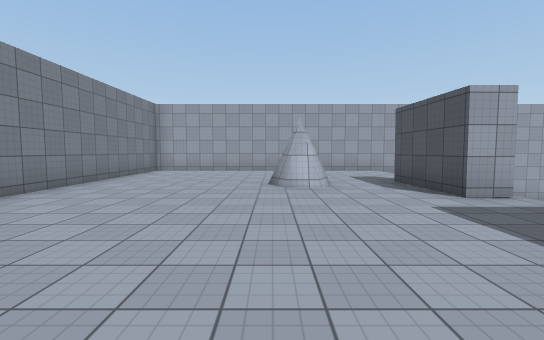
view 1 (above)

23 first-person views from a walk through a scene from a Unity 3-D project. The camera is 1.5 m above the floor, tilts 4° down and sees 90° across. The floor is counted in squares, 2 m on a side. Each view is taken from the middle of a square. On the plan, view 1 faces up. The plan holds only what a view shows up to about 10 squares ahead; the rest is blank. The player character is not drawn. Surface patterns are stand-ins for the level's own textures.

view 2
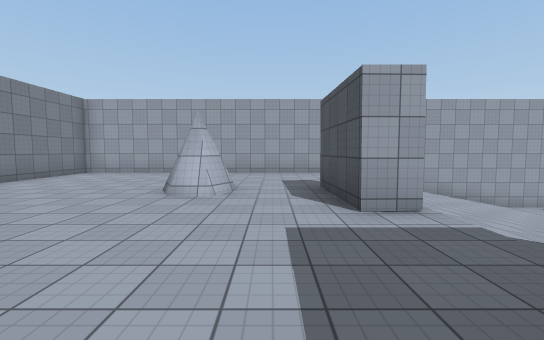

view 3
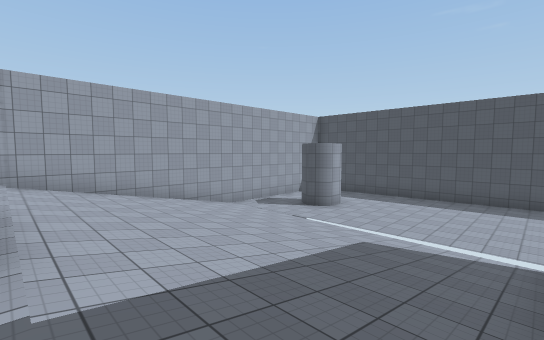

view 4
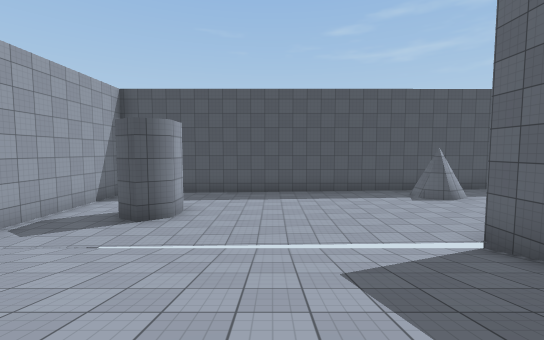

view 5
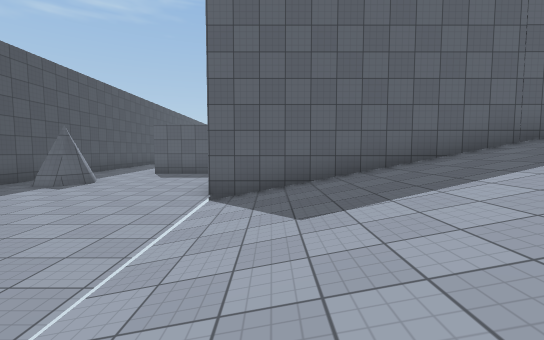

view 6
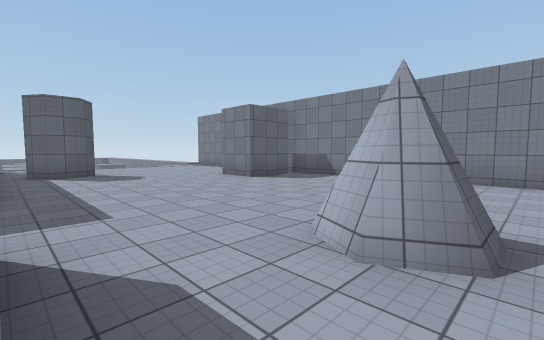

view 7
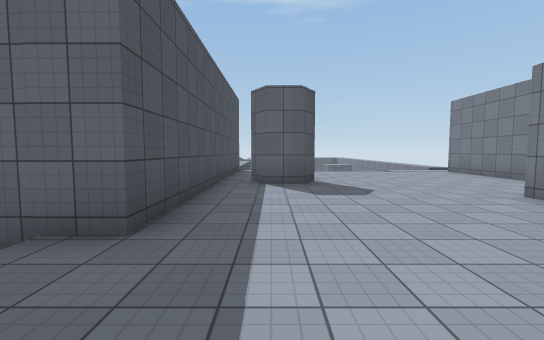

view 8
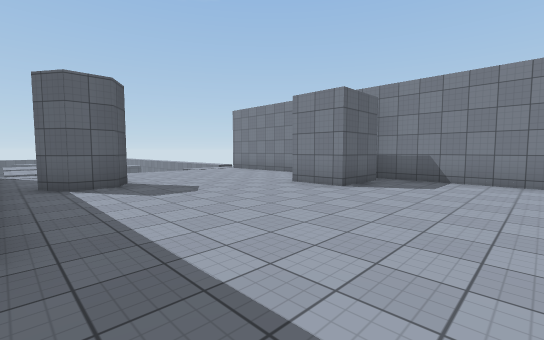

view 9
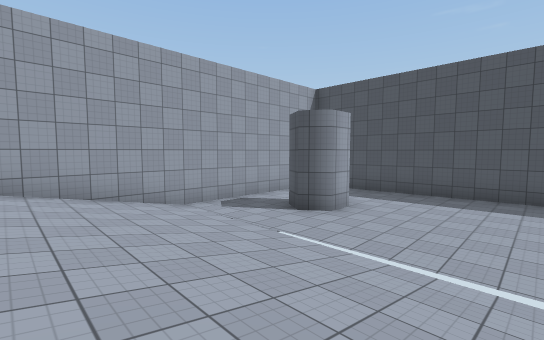

view 10
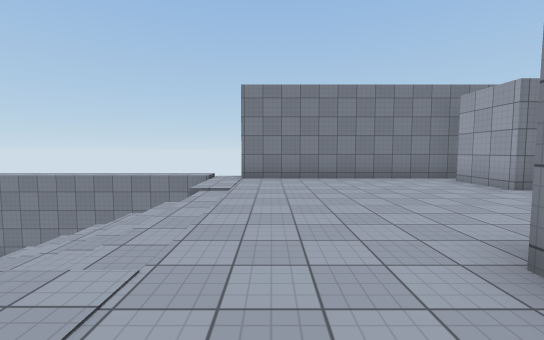

view 11
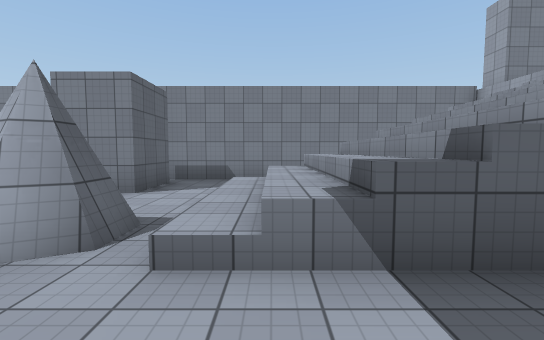

view 12
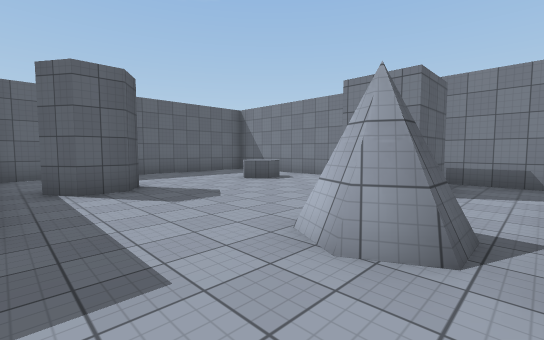

view 13
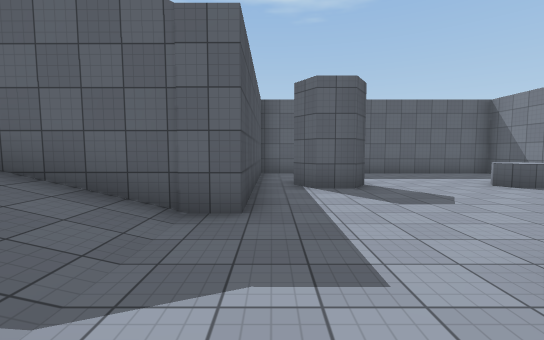

view 14
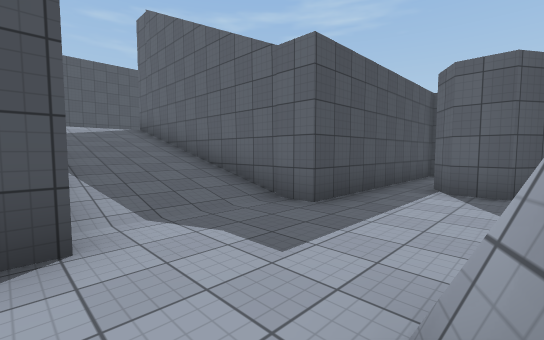

view 15
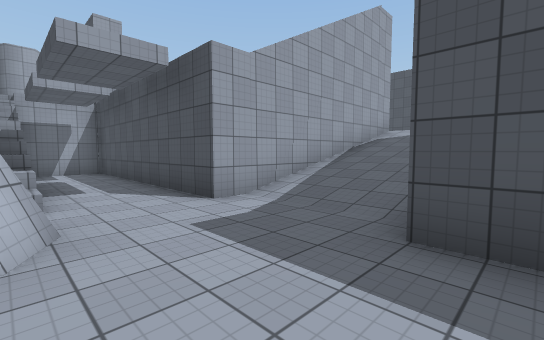

view 16
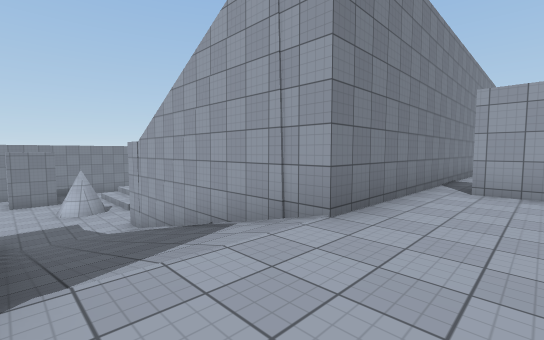

view 17
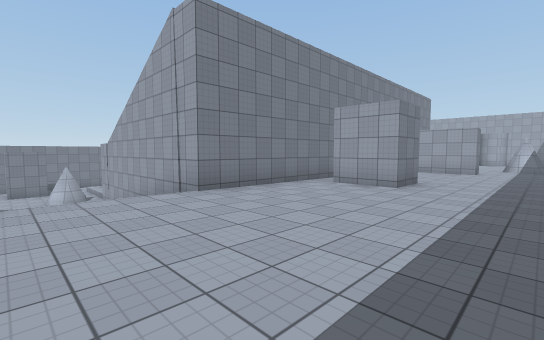

view 18
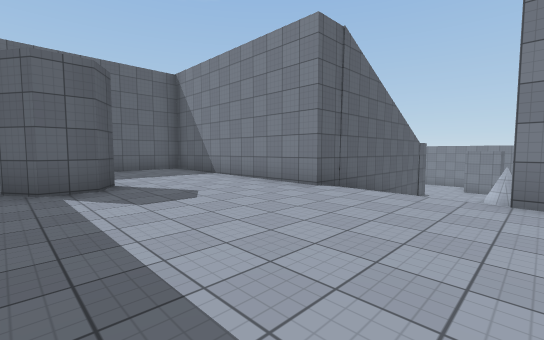

view 19
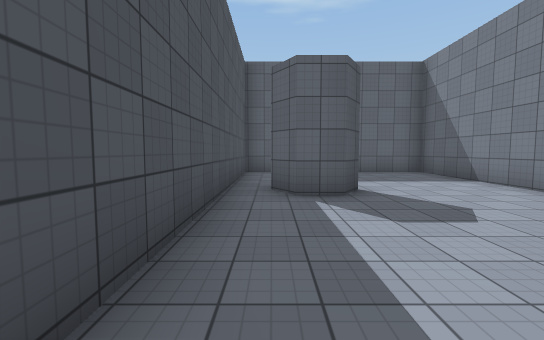

view 20
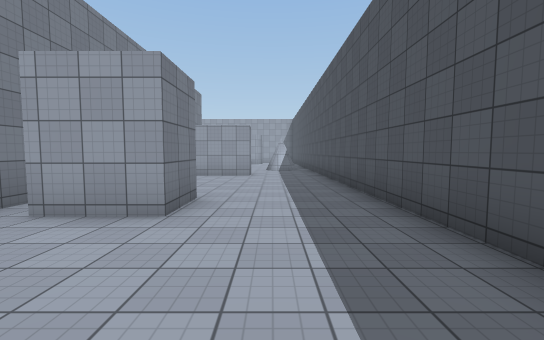

view 21
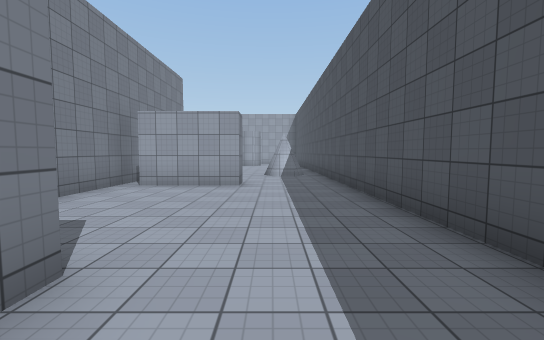

view 22
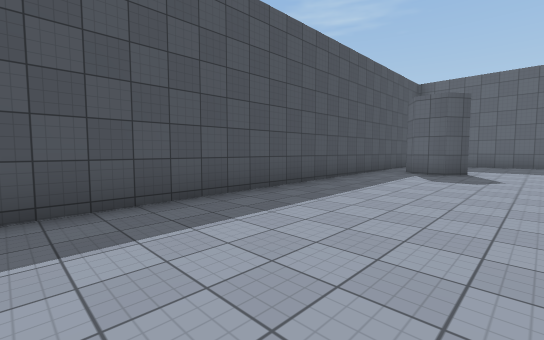

view 23
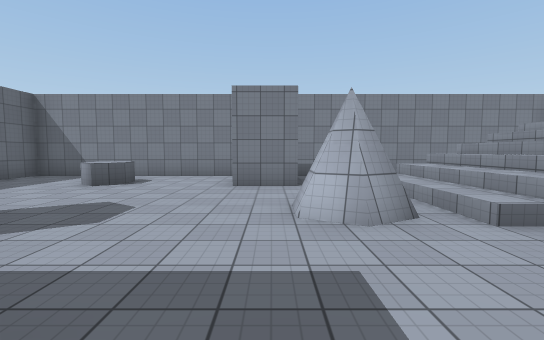

### Floor plan
Key: @ floor where view 1 was taken; # wall or solid block; x gap in a wall; . main floor; - floor 1.75 m lower than the main floor; _ floor 2 m lower than the main floor; < floor 2.25 m lower than the main floor; ( floor 2.5 m lower than the main floor; ! floor 4.75 m lower than the main floor; / step, stairs or slope; ^ raised ledge.
Columns run from 5 left of view 1 to 16 right of it. Each row starts with its distance up from view 1.
 11 ######################
 10 #........///////(((((#
  9 #........///////(((  #
  8 #........///////(##((#
  7 #........///////<<<<<#
  6 #.....#.#///////<<<<<#
  5 #.......#///////<<<<<#
  4 #........///////<<<<<#
  3 #........///////<<<<<#
  2 #........///////<<<<<#
  1 #.##.....#######<<<<<#
  0 #.##.@...#      <<<###
 -1 #........#      <<<<<#
 -2 #........#     #<<<<<#
 -3 #.....##.#     ####__#
 -4 #........#     #_____#
 -5 #........#     #_____#
 -6 x........#     #_____#
 -7  !!////!!#     #_____#
 -8    ////!!#     #_____#
 -9 #  ////!!#     #x#___#
-10 #  ////!!#     #_____#
-11 #  ////!!#     #_____#
-12 #  ////!!#     #_____#
-13 #!!////!!#######_____#
-14 #!!!!/#!!!//////-----#
-15 #!##!!!!!!//////-----#
-16 #!!!!!!!!!//////-----#
-17 #!!!!!!!!#######-----#
-18 #!!!!!!!!#     #-----#
-19 #!^^!!##!#     #---###
-20 #!!!!!!!!#     #-----#
-21 #!!!!! !!#     #-----#
-22 ##########     #-----#
-23                #######

Where each view was taken, in squares from view 1:
view 1: 0 up, 0 right, facing up
view 2: 1 up, 2 right, facing up
view 3: 2 up, 4 right, facing up-right
view 4: 5 up, 6 right, facing right
view 5: 7 up, 9 right, facing down
view 6: 7 up, 3 right, facing down-left
view 7: 4 up, 2 right, facing down
view 8: 4 up, 3 right, facing down-left
view 9: 4 up, 7 right, facing up-right
view 10: 5 down, 3 right, facing left
view 11: 12 down, 3 right, facing left
view 12: 13 down, 3 right, facing down-left
view 13: 13 down, 3 right, facing down
view 14: 13 down, 1 right, facing down-right
view 15: 17 down, 1 right, facing up-right
view 16: 16 down, 12 right, facing up-left
view 17: 16 down, 15 right, facing up-left
view 18: 13 down, 15 right, facing down-left
view 19: 14 down, 15 right, facing down
view 20: 13 down, 14 right, facing up
view 21: 10 down, 14 right, facing up
view 22: 10 down, 12 right, facing down-right
view 23: 15 down, 4 right, facing left
